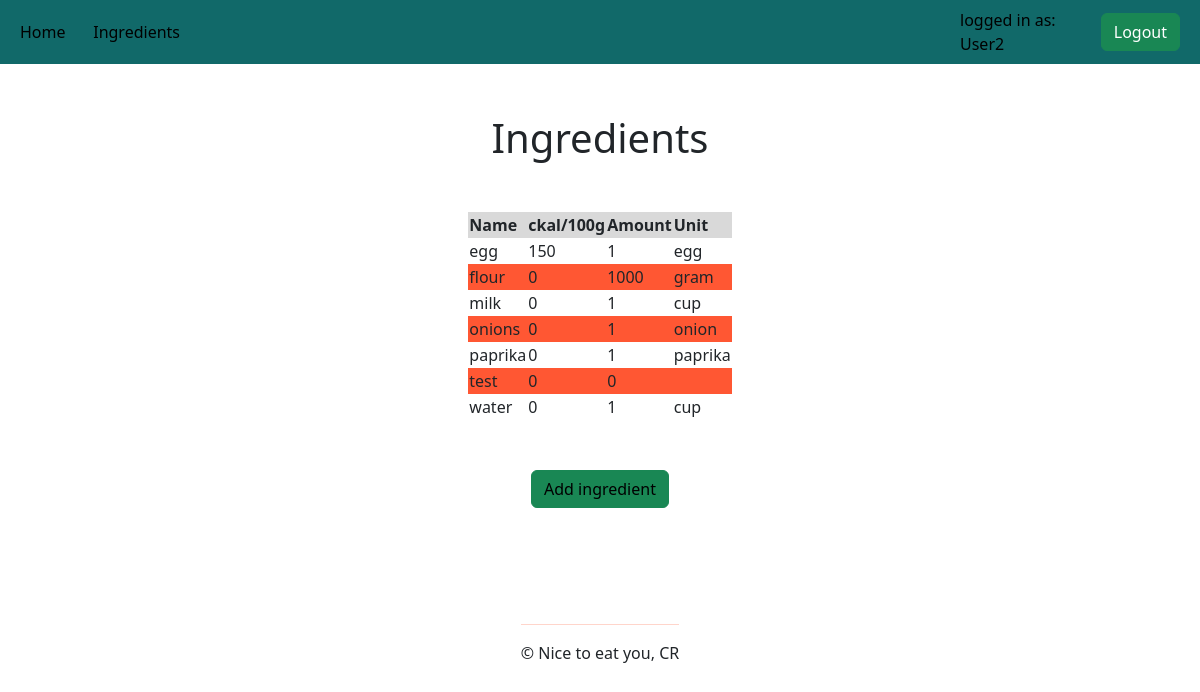
/admin/index.php?site=ingredients_list (signed in), run on the app's committed database.
### tables this page shows
CREATE TABLE `ingredients` (
  `id` int(10) UNSIGNED NOT NULL,
  `name` varchar(50) NOT NULL,
  `amount` float DEFAULT NULL,
  `unit` varchar(50) DEFAULT NULL,
  `kcal` float NOT NULL
);

### admin/index.php (called while the page is built, shortened)
<?php
if (empty($_GET["site"])) {
    $site = "home";
  } else {
    $site = $_GET["site"];
  }
  if ($site == "home") {
    $content = "content/home.php";
    $title = "home";
  } else if ($site == "ingredients_list") {
    $content = "content/ingredients_list.php";
  } else if ($site == "ingredient_new") {
    $content = "content/ingredient_new.php";
    $title = "new ingredient";
  } else {
    header("HTTP/1.0 404 Not Found");
    $content = "content/404.php";
    $title = "Error 404";
  }
include "head.php";
include $content;
include "footer.php";
?>

### admin/content/ingredients_list.php (the view)
<h1>Ingredients</h1>
<?php
    $result = mysqli_query($con, "SELECT * FROM ingredients ORDER BY name ASC");
    echo "<table>";
    echo "<thread>";
    echo "<tr>";
    echo "<th>Name</th>";
    echo "<th>ckal/100g</th>";
    echo "<th>Amount</th>";
    echo "<th>Unit</th>";
    echo "</tr>";
    echo "</thread>";
    echo "<tbody>";
    while($row = mysqli_fetch_assoc($result)){
        echo "<tr>";
        echo "<td>{$row["name"]}</td>";
        echo "<td>{$row["kcal"]}</td>";
        echo "<td>{$row["amount"]}</td>";
        echo "<td>{$row["unit"]}</td>";
        echo "</tr>";
    }
    echo "</tbody>";
    echo "</table>";
?>
<button class="btn btn-success" style="margin-top: 50px;"><a href="?site=ingredient_new">Add ingredient</a></button>

### admin/head.php (style rules this page uses)
h1 { margin-bottom: 50px; }
a { text-decoration:none; color: black; }
th { background-color:#d9d9d9; }
tr:nth-child(2n) { background-color: #ff5733; }

### data on the page
ingredients: name "egg", kcal "150", amount "1", unit "egg"
ingredients: name "flour", kcal "0", amount "1000", unit "gram"
ingredients: name "milk", kcal "0", amount "1", unit "cup"
ingredients: name "onions", kcal "0", amount "1", unit "onion"
ingredients: name "paprika", kcal "0", amount "1", unit "paprika"
ingredients: name "test", kcal "0", amount "0"
ingredients: name "water", kcal "0", amount "1", unit "cup"

### other printed values
$_SESSION["username"] "User2"
